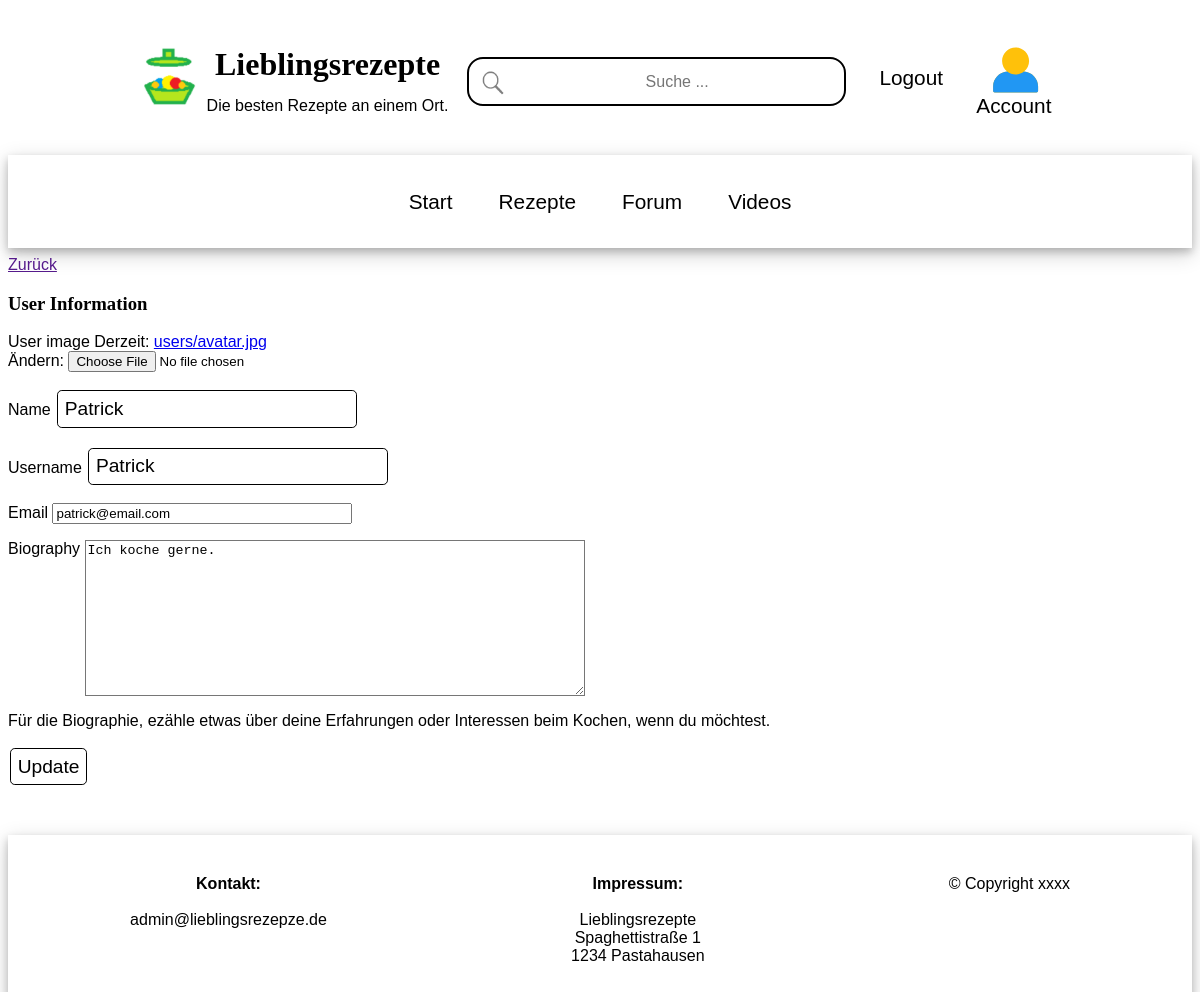
The page /user/update/ (signed in) on the database its author committed.
### user_app/models.py (models this page shows)
class User(AbstractUser):
    name = models.CharField(max_length=200, null=True)
    email = models.EmailField(unique=True, null=True)
    biography = models.TextField(null=True)
    user_image = models.ImageField(null=True, default="users/avatar.jpg", upload_to="users")
    USERNAME_FIELD = 'email'
    REQUIRED_FIELDS = ['username']

### user_app/views.py (the view)
# urls.py: path('update/', views.updateUser, name="user-update"),
@login_required(login_url='user-login-required')
def updateUser(request):
    user = request.user
    form = UserForm(instance=user)
    if request.method == 'POST':
        form = UserForm(request.POST, request.FILES, instance=user)
        if form.is_valid():
            form.save()
            return redirect('user-profile', pk=user.id)
    return render(request, 'user_app/update_user.html', {'form': form})

### user_app/forms.py
class UserForm(ModelForm):
    class Meta:
        model = User
        fields = ['user_image', 'name', 'username', 'email', 'biography']

### user_app/templates/user_app/update_user.html (shortened to what this page needs)
{% extends 'main.html' %}
{% block content %}
<div class="main_column">
    <div class="topnav">
    <a href="{{request.META.HTTP_REFERER}}">Zurück</a>
    </div>
    <div style="text-align:left">
        <h3>User Information</h3>
         <form class="form" action="" method="POST" enctype="multipart/form-data">
          {% for field in form %}
          <div>
              <p>
            <label>{{field.label}}</label>
            {{field}}
              </p>
          </div>
          {% endfor %}
            Für die Biographie, ezähle etwas über deine Erfahrungen oder Interessen beim Kochen, wenn du möchtest.
             <p>
            <button type="submit" value="update"> Update </button>
            </p>
        </form>
    </div>
</div>
{% endblock %}

### static/styles/main.css (style rules this page uses)
* { box-sizing: border-box; }
body { font-family: Verdana, sans-serif; font-size: 16px; background-color: white; }
h1, h2, h3, h4, h5, h6 { font-family: Georgia, serif; }
button, input[type=submit], input[type=number], input[type=text], select, .button-like, .button-display { background-color: white; padding: 0.35em; border: solid; font-size: 1.2em; border-width: 0.1em; border-radius: 0.25em; margin: 0.1em; border-color: black; text-decoration: none; color: blacK; }

### user_app/templates/user_app/update_user.html (style rules this page uses)
textarea { vertical-align: top; width: 500px; background-color: white; }
input { width: 300px; }

### rows shown on the page
User: form "Patrick" "Patrick" "patrick@email.com" "Ich koche gerne."

### other values the page prints
{{ field.label }} "User image" "Name" "Username" "Email" "Biography"
